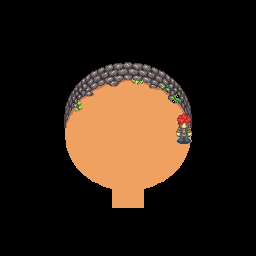

This game map was drawn from its Tiled (.tmx) file and the tilesets committed beside it. A one-line description and the full map source follow:
An orthogonal 16x16 tile map with 16x16 px tiles, 3 tile layers (mur, mur2, pnj), 1 hidden layer not drawn.

<map version="1.5" tiledversion="1.7.1" orientation="orthogonal" renderorder="right-down" width="16" height="16" tilewidth="16" tileheight="16" infinite="0" nextlayerid="6" nextobjectid="1">
 <tileset firstgid="1" source="interior.tsx" />
 <layer id="2" name="mur" width="16" height="16">
  <data encoding="csv">
0,0,0,0,0,0,0,0,0,0,0,0,0,0,0,0,
0,0,0,0,0,0,0,0,0,0,0,0,0,0,0,0,
0,0,0,0,0,0,0,0,0,0,0,0,0,0,0,0,
0,0,0,0,0,0,0,296,297,0,0,0,0,0,0,0,
0,0,0,0,0,359,360,361,362,363,364,0,0,0,0,0,
0,0,0,0,423,424,425,426,427,428,429,430,0,0,0,0,
0,0,0,0,488,489,490,491,492,493,494,495,0,0,0,0,
0,0,0,0,553,554,555,556,557,558,559,560,0,0,0,0,
0,0,0,0,882,882,882,882,882,882,882,882,0,0,0,0,
0,0,0,0,882,882,882,882,882,882,882,882,0,0,0,0,
0,0,0,0,882,882,882,882,882,882,882,882,0,0,0,0,
0,0,0,0,0,882,882,882,882,882,882,0,0,0,0,0,
0,0,0,0,0,0,0,490,490,0,0,0,0,0,0,0,
0,0,0,0,0,0,0,0,0,0,0,0,0,0,0,0,
0,0,0,0,0,0,0,0,0,0,0,0,0,0,0,0,
0,0,0,0,0,0,0,0,0,0,0,0,0,0,0,0
</data>
 </layer>
 <layer id="3" name="mur2" width="16" height="16">
  <data encoding="csv">
0,0,0,0,0,0,0,0,0,0,0,0,0,0,0,0,
0,0,0,0,0,0,0,0,0,0,0,0,0,0,0,0,
0,0,0,0,0,0,0,0,0,0,0,0,0,0,0,0,
0,0,0,0,0,0,0,0,0,0,0,0,0,0,0,0,
0,0,0,0,0,0,0,0,0,0,0,0,0,0,0,0,
0,0,0,0,0,0,0,0,0,0,0,0,0,0,0,0,
0,0,0,0,0,0,0,0,0,0,0,0,0,0,0,0,
0,0,0,0,0,0,0,0,0,0,0,0,0,0,0,0,
0,0,0,0,618,619,620,621,622,623,624,625,0,0,0,0,
0,0,0,0,683,684,685,686,687,0,689,690,0,0,0,0,
0,0,0,0,748,749,750,751,752,0,754,755,0,0,0,0,
0,0,0,0,0,814,815,0,0,818,819,0,0,0,0,0,
0,0,0,0,0,0,0,0,0,0,0,0,0,0,0,0,
0,0,0,0,0,0,0,0,0,0,0,0,0,0,0,0,
0,0,0,0,0,0,0,0,0,0,0,0,0,0,0,0,
0,0,0,0,0,0,0,0,0,0,0,0,0,0,0,0
</data>
 </layer>
 <layer id="5" name="pnj" width="16" height="16">
  <data encoding="csv">
0,0,0,0,0,0,0,0,0,0,0,0,0,0,0,0,
0,0,0,0,0,0,0,0,0,0,0,0,0,0,0,0,
0,0,0,0,0,0,0,0,0,0,0,0,0,0,0,0,
0,0,0,0,0,0,0,0,0,0,0,0,0,0,0,0,
0,0,0,0,0,0,0,0,0,0,0,0,0,0,0,0,
0,0,0,0,0,0,0,0,0,0,0,0,0,0,0,0,
0,0,0,0,0,0,0,0,0,0,0,0,0,0,0,0,
0,0,0,0,0,0,0,0,0,0,0,1330,0,0,0,0,
0,0,0,0,0,0,0,0,0,0,0,1395,0,0,0,0,
0,0,0,0,0,0,0,0,0,0,0,0,0,0,0,0,
0,0,0,0,0,0,0,0,0,0,0,0,0,0,0,0,
0,0,0,0,0,0,0,0,0,0,0,0,0,0,0,0,
0,0,0,0,0,0,0,0,0,0,0,0,0,0,0,0,
0,0,0,0,0,0,0,0,0,0,0,0,0,0,0,0,
0,0,0,0,0,0,0,0,0,0,0,0,0,0,0,0,
0,0,0,0,0,0,0,0,0,0,0,0,0,0,0,0
</data>
 </layer>
 <layer id="4" name="contraintes" width="16" height="16" visible="0">
  <data encoding="csv">
293,293,293,293,293,293,293,293,293,293,293,293,293,293,293,293,
293,293,293,293,293,293,293,293,293,293,293,293,293,293,293,293,
293,293,293,293,293,293,293,293,293,293,293,293,293,293,293,293,
293,293,293,293,293,294,295,296,297,298,299,300,293,293,293,293,
293,293,293,293,358,359,360,361,362,363,364,365,293,293,293,293,
293,293,293,293,423,424,425,0,0,428,429,430,293,293,293,293,
293,293,293,293,488,0,0,0,0,0,0,495,293,293,293,293,
293,293,293,293,553,0,0,0,0,0,0,560,293,293,293,293,
293,293,293,293,618,0,0,0,0,0,0,625,293,293,293,293,
293,293,293,293,683,0,0,0,0,0,0,690,293,293,293,293,
293,293,293,293,748,0,0,0,0,0,0,755,293,293,293,293,
293,293,293,293,813,814,815,0,0,818,819,820,293,293,293,293,
293,293,293,293,293,293,293,0,0,293,293,293,293,293,293,293,
293,293,293,293,293,293,293,293,293,293,293,293,293,293,293,293,
293,293,293,293,293,293,293,293,293,293,293,293,293,293,293,293,
293,293,293,293,293,293,293,293,293,293,293,293,293,293,293,293
</data>
 </layer>
</map>
